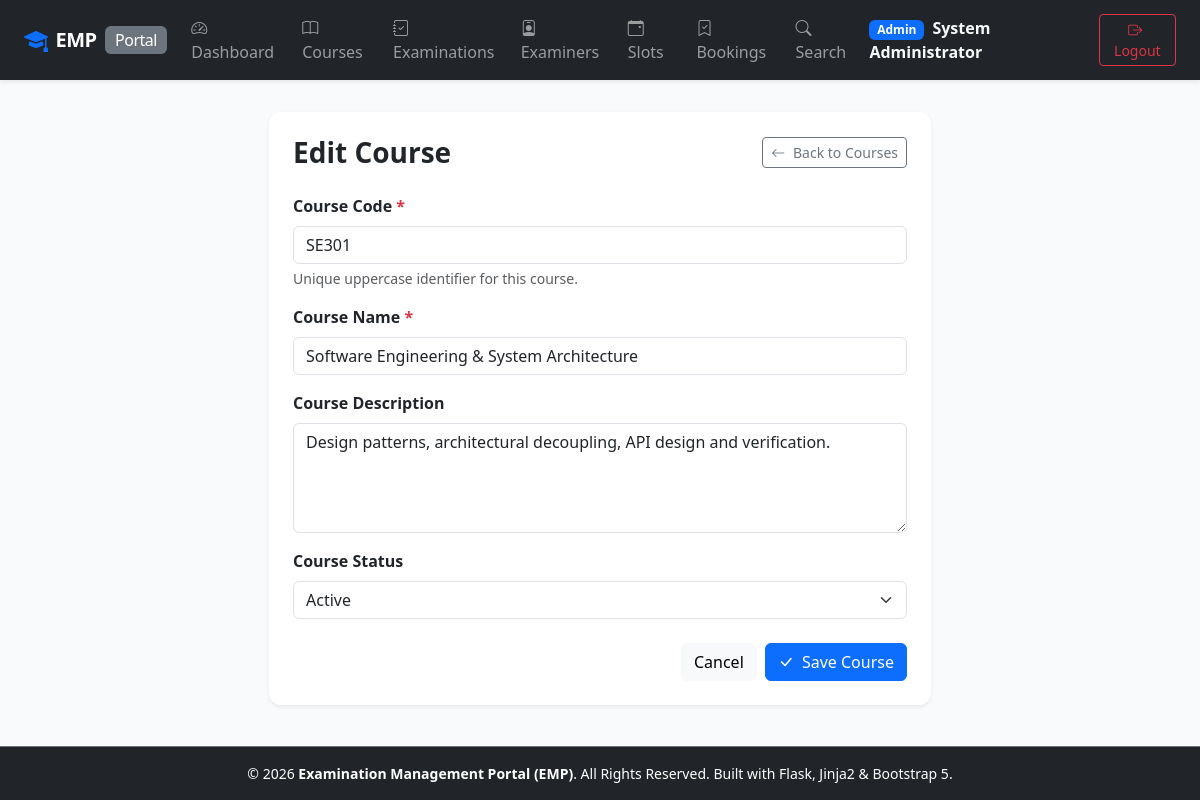
The app's page /admin/courses/2/edit (signed in) with its own data.
### app/models.py (models this page shows, shortened)
class User(UserMixin, db.Model):
    __tablename__ = 'users'
    id = db.Column(db.Integer, primary_key=True)
    username = db.Column(db.String(80), unique=True, nullable=False, index=True)
    email = db.Column(db.String(120), unique=True, nullable=False, index=True)
    password_hash = db.Column(db.String(255), nullable=False)
    role = db.Column(db.String(20), nullable=False) # 'admin', 'examiner', 'student'
    full_name = db.Column(db.String(120), nullable=False)
    created_at = db.Column(db.DateTime, default=datetime.utcnow)
    examiner_profile = db.relationship('ExaminerProfile', backref='user', uselist=False, cascade='all, delete-orphan')
    student_profile = db.relationship('StudentProfile', backref='user', uselist=False, cascade='all, delete-orphan')
    created_slots = db.relationship('ExaminationSlot', backref='examiner', lazy='dynamic')
    student_bookings = db.relationship('Booking', backref='student', lazy='dynamic')
    evaluations_given = db.relationship('Evaluation', backref='examiner', lazy='dynamic')
    @property
    def is_admin(self):
        return self.role == 'admin'

class Course(db.Model):
    __tablename__ = 'courses'
    id = db.Column(db.Integer, primary_key=True)
    course_code = db.Column(db.String(30), unique=True, nullable=False, index=True)
    course_name = db.Column(db.String(150), nullable=False)
    description = db.Column(db.Text, nullable=True)
    status = db.Column(db.String(20), nullable=False, default='active') # 'active', 'archived'
    created_at = db.Column(db.DateTime, default=datetime.utcnow)
    examinations = db.relationship('Examination', backref='course', cascade='all, delete-orphan', lazy='dynamic')

### app/admin/routes.py (the view, shortened to what this page needs)
@admin_bp.route('/courses/<int:course_id>/edit', methods=['GET', 'POST'])
@admin_required
def edit_course(course_id):
    course = Course.query.get_or_404(course_id)
    return render_template('admin/course_form.html', action='Edit', course=course)

### app/__init__.py (called while the page is built)
@login_manager.user_loader
def load_user(user_id):
    return db.session.get(User, int(user_id))

### app/admin/routes.py (called while the page is built)
def admin_required(f):
    @wraps(f)
    @login_required
    def decorated_function(*args, **kwargs):
        if not current_user.is_admin:
            flash('Access denied. Admin privileges required.', 'danger')
            return redirect(url_for('index'))
        return f(*args, **kwargs)
    return decorated_function

### app/templates/admin/course_form.html (shortened to what this page needs)
{% extends "base.html" %}
{% block content %}
<div class="row justify-content-center">
    <div class="col-md-7">
        <div class="card shadow-sm border-0 p-4">
            <div class="d-flex justify-content-between align-items-center mb-4">
                <h3 class="fw-bold mb-0">{{ action }} Course</h3>
                <a href="{{ url_for('admin.courses') }}" class="btn btn-outline-secondary btn-sm">
                    <i class="bi bi-arrow-left me-1"></i> Back to Courses
                </a>
            </div>
            <form method="POST">
                <div class="mb-3">
                    <label for="course_code" class="form-label fw-semibold">Course Code <span class="text-danger">*</span></label>
                    <input type="text" class="form-control" id="course_code" name="course_code" value="{{ course.course_code if course else '' }}" required placeholder="e.g. CS101 or MAD-1">
                    <div class="form-text">Unique uppercase identifier for this course.</div>
                </div>
                <div class="mb-3">
                    <label for="course_name" class="form-label fw-semibold">Course Name <span class="text-danger">*</span></label>
                    <input type="text" class="form-control" id="course_name" name="course_name" value="{{ course.course_name if course else '' }}" required placeholder="e.g. Modern Application Development I">
                </div>
                <div class="mb-3">
                    <label for="description" class="form-label fw-semibold">Course Description</label>
                    <textarea class="form-control" id="description" name="description" rows="4" placeholder="Brief outline of syllabus or examination focus">{{ course.description if course else '' }}</textarea>
                </div>
                <div class="mb-4">
                    <label for="status" class="form-label fw-semibold">Course Status</label>
                    <select class="form-select" id="status" name="status">
                        <option value="active" {% if not course or course.status == 'active' %}selected{% endif %}>Active</option>
                    </select>
                </div>
                <div class="d-flex justify-content-end gap-2">
                    <a href="{{ url_for('admin.courses') }}" class="btn btn-light">Cancel</a>
                    <button type="submit" class="btn btn-primary">
                        <i class="bi bi-check-lg me-1"></i> Save Course
                    </button>
                </div>
            </form>
        </div>
    </div>
</div>
{% endblock %}

### app/templates/base.html (shortened to what this page needs)
<!DOCTYPE html>
<html lang="en">
<head>
    <link href="https://cdn.jsdelivr.net/npm/bootstrap@5.3.3/dist/css/bootstrap.min.css" rel="stylesheet">
    <link href="https://cdn.jsdelivr.net/npm/bootstrap-icons@1.11.3/font/bootstrap-icons.min.css" rel="stylesheet">
    <link href="{{ url_for('static', filename='css/custom.css') }}" rel="stylesheet">
</head>
<body>
    <nav class="navbar navbar-expand-lg navbar-dark bg-dark sticky-top shadow-sm">
        <div class="container-fluid px-lg-4">
            <a class="navbar-brand d-flex align-items-center" href="{{ url_for('index') }}">
                <i class="bi bi-mortarboard-fill text-primary me-2 fs-4"></i>
                <span class="fw-bold">EMP</span>
                <span class="badge bg-secondary ms-2 fs-6 fw-normal d-none d-sm-inline">Portal</span>
            </a>
            <div class="collapse navbar-collapse" id="navbarMain">
                <ul class="navbar-nav me-auto mb-2 mb-lg-0">
                    {% if current_user.is_authenticated %}
                        {% if current_user.is_admin %}
                            <li class="nav-item">
                                <a class="nav-link" href="{{ url_for('admin.dashboard') }}"><i class="bi bi-speedometer2 me-1"></i> Dashboard</a>
                            </li>
                            <li class="nav-item">
                                <a class="nav-link" href="{{ url_for('admin.courses') }}"><i class="bi bi-book me-1"></i> Courses</a>
                            </li>
                            <li class="nav-item">
                                <a class="nav-link" href="{{ url_for('admin.examinations') }}"><i class="bi bi-journal-check me-1"></i> Examinations</a>
                            </li>
                            <li class="nav-item">
                                <a class="nav-link" href="{{ url_for('admin.examiners') }}"><i class="bi bi-person-badge me-1"></i> Examiners</a>
                            </li>
                            <li class="nav-item">
                                <a class="nav-link" href="{{ url_for('admin.slots') }}"><i class="bi bi-calendar-event me-1"></i> Slots</a>
                            </li>
                            <li class="nav-item">
                                <a class="nav-link" href="{{ url_for('admin.bookings') }}"><i class="bi bi-bookmark-check me-1"></i> Bookings</a>
                            </li>
                            <li class="nav-item">
                                <a class="nav-link" href="{{ url_for('admin.search') }}"><i class="bi bi-search me-1"></i> Search</a>
                            </li>
                        {% endif %}
                    {% else %}
                        <li class="nav-item">
                            <a class="nav-link" href="{{ url_for('index') }}"><i class="bi bi-house-door me-1"></i> Home</a>
                        </li>
                    {% endif %}
                </ul>
                <ul class="navbar-nav ms-auto align-items-center">
                    {% if current_user.is_authenticated %}
                        <li class="nav-item me-3 text-light">
                            <span class="badge bg-primary me-1">{{ current_user.role|capitalize }}</span>
                            <span class="fw-semibold">{{ current_user.full_name }}</span>
                        </li>
                        <li class="nav-item">
                            <a class="btn btn-outline-danger btn-sm" href="{{ url_for('auth.logout') }}">
                                <i class="bi bi-box-arrow-right me-1"></i> Logout
                            </a>
                        </li>
                    {% endif %}
                </ul>
            </div>
        </div>
    </nav>
    <main class="main-content container-fluid px-lg-4 py-3">
        {% block content %}{% endblock %}
    </main>
    <footer class="bg-dark text-white text-center py-3 mt-auto border-top border-secondary">
        <div class="container-fluid">
            <p class="mb-0 small text-light-50">
                &copy; 2026 <strong>Examination Management Portal (EMP)</strong>. All Rights Reserved. Built with Flask, Jinja2 & Bootstrap 5.
            </p>
        </div>
    </footer>
</body>
</html>

### app/static/css/custom.css (style rules this page uses)
:root { --primary-color: #1e3a8a; --primary-dark: #0f172a; --accent-color: #3b82f6; --success-color: #059669; --warning-color: #d97706; --danger-color: #dc2626; --card-shadow: 0 4px 6px -1px rgba(0, 0, 0, 0.1), 0 2px 4px -1px rgba(0, 0, 0, 0.06); }
body { background-color: #f8fafc; font-family: system-ui, -apple-system, "Segoe UI", Roboto, "Helvetica Neue", Arial, sans-serif; color: #1e293b; min-height: 100vh; display: flex; flex-direction: column; }
.main-content { flex: 1; }
.navbar-brand { font-weight: 700; letter-spacing: -0.5px; }
.card { border: none; border-radius: 0.75rem; box-shadow: var(--card-shadow); transition: transform 0.15s ease-in-out, box-shadow 0.15s ease-in-out; }

### records on screen
User: role "Admin", full_name "System Administrator"
Course: course_code "SE301", course_name "Software Engineering & System Architecture", description "Design patterns, architectural decoupling, API design and verification.", status "Active"

### other values on screen
{{ action }} "Edit"
